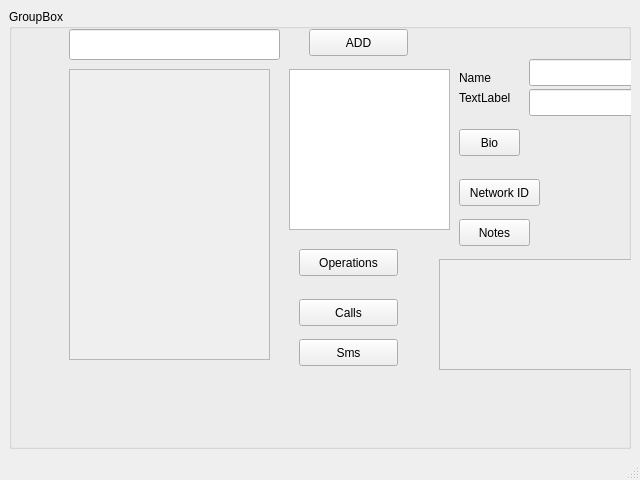
<?xml version="1.0" encoding="UTF-8"?>
<ui version="4.0">
 <class>MainWindow</class>
 <widget class="QMainWindow" name="MainWindow">
  <property name="geometry">
   <rect>
    <x>0</x>
    <y>0</y>
    <width>640</width>
    <height>480</height>
   </rect>
  </property>
  <property name="windowTitle">
   <string>MainWindow</string>
  </property>
  <widget class="QWidget" name="centralwidget">
   <layout class="QGridLayout" name="gridLayout">
    <item row="0" column="0">
     <widget class="QGroupBox" name="groupBox">
      <property name="title">
       <string>GroupBox</string>
      </property>
      <widget class="QLineEdit" name="lineEdit">
       <property name="geometry">
        <rect>
         <x>60</x>
         <y>20</y>
         <width>211</width>
         <height>31</height>
        </rect>
       </property>
      </widget>
      <widget class="QScrollArea" name="scrollArea">
       <property name="geometry">
        <rect>
         <x>60</x>
         <y>60</y>
         <width>201</width>
         <height>291</height>
        </rect>
       </property>
       <property name="widgetResizable">
        <bool>true</bool>
       </property>
       <widget class="QWidget" name="scrollAreaWidgetContents">
        <property name="geometry">
         <rect>
          <x>0</x>
          <y>0</y>
          <width>199</width>
          <height>289</height>
         </rect>
        </property>
       </widget>
      </widget>
      <widget class="QGraphicsView" name="graphicsView">
       <property name="geometry">
        <rect>
         <x>280</x>
         <y>60</y>
         <width>161</width>
         <height>161</height>
        </rect>
       </property>
      </widget>
      <widget class="QPushButton" name="pushButton">
       <property name="geometry">
        <rect>
         <x>300</x>
         <y>20</y>
         <width>99</width>
         <height>27</height>
        </rect>
       </property>
       <property name="text">
        <string>ADD</string>
       </property>
      </widget>
      <widget class="QPushButton" name="pushButton_2">
       <property name="geometry">
        <rect>
         <x>290</x>
         <y>240</y>
         <width>99</width>
         <height>27</height>
        </rect>
       </property>
       <property name="text">
        <string>Operations</string>
       </property>
      </widget>
      <widget class="QPushButton" name="pushButton_3">
       <property name="geometry">
        <rect>
         <x>290</x>
         <y>290</y>
         <width>99</width>
         <height>27</height>
        </rect>
       </property>
       <property name="text">
        <string>Calls</string>
       </property>
      </widget>
      <widget class="QPushButton" name="pushButton_4">
       <property name="geometry">
        <rect>
         <x>290</x>
         <y>330</y>
         <width>99</width>
         <height>27</height>
        </rect>
       </property>
       <property name="text">
        <string>Sms</string>
       </property>
      </widget>
      <widget class="QScrollArea" name="scrollArea_2">
       <property name="geometry">
        <rect>
         <x>430</x>
         <y>250</y>
         <width>201</width>
         <height>111</height>
        </rect>
       </property>
       <property name="widgetResizable">
        <bool>true</bool>
       </property>
       <widget class="QWidget" name="scrollAreaWidgetContents_2">
        <property name="geometry">
         <rect>
          <x>0</x>
          <y>0</y>
          <width>199</width>
          <height>109</height>
         </rect>
        </property>
       </widget>
      </widget>
      <widget class="QLineEdit" name="lineEdit_2">
       <property name="geometry">
        <rect>
         <x>520</x>
         <y>50</y>
         <width>113</width>
         <height>27</height>
        </rect>
       </property>
      </widget>
      <widget class="QLineEdit" name="lineEdit_3">
       <property name="geometry">
        <rect>
         <x>520</x>
         <y>80</y>
         <width>113</width>
         <height>27</height>
        </rect>
       </property>
      </widget>
      <widget class="QPushButton" name="pushButton_5">
       <property name="geometry">
        <rect>
         <x>450</x>
         <y>120</y>
         <width>61</width>
         <height>27</height>
        </rect>
       </property>
       <property name="text">
        <string>Bio</string>
       </property>
      </widget>
      <widget class="QPushButton" name="pushButton_6">
       <property name="geometry">
        <rect>
         <x>450</x>
         <y>170</y>
         <width>81</width>
         <height>27</height>
        </rect>
       </property>
       <property name="text">
        <string>Network ID</string>
       </property>
      </widget>
      <widget class="QPushButton" name="pushButton_7">
       <property name="geometry">
        <rect>
         <x>450</x>
         <y>210</y>
         <width>71</width>
         <height>27</height>
        </rect>
       </property>
       <property name="text">
        <string>Notes</string>
       </property>
      </widget>
      <widget class="QLabel" name="label">
       <property name="geometry">
        <rect>
         <x>450</x>
         <y>60</y>
         <width>67</width>
         <height>17</height>
        </rect>
       </property>
       <property name="text">
        <string>Name</string>
       </property>
      </widget>
      <widget class="QLabel" name="label_2">
       <property name="geometry">
        <rect>
         <x>450</x>
         <y>80</y>
         <width>67</width>
         <height>17</height>
        </rect>
       </property>
       <property name="text">
        <string>TextLabel</string>
       </property>
      </widget>
     </widget>
    </item>
   </layout>
  </widget>
  <widget class="QMenuBar" name="menubar">
   <property name="geometry">
    <rect>
     <x>0</x>
     <y>0</y>
     <width>640</width>
     <height>25</height>
    </rect>
   </property>
  </widget>
  <widget class="QStatusBar" name="statusbar"/>
 </widget>
 <resources/>
 <connections/>
</ui>
